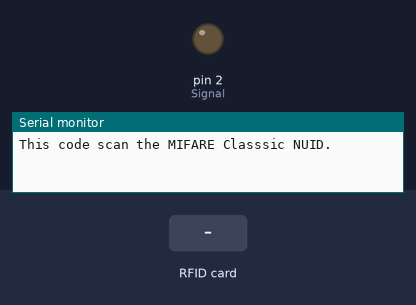
The sketch below on a simulated Arduino Uno, built with avr-gcc and run on an emulated ATmega328P. Parts: output pins drawn as LEDs (lit = HIGH), the last lines printed to the serial monitor. Inputs (shaded band) come from the test bench. Pins used as bus, display or sensor lines are not drawn.

Above: at 1.2 s.
1.3 s: RFID card 5E 7A 19 C4 held to the reader
2.8 s: RFID card 5E 7A 19 C4 held to the reader
At 3.2 s:
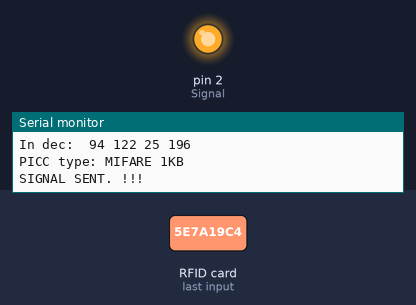
Timing chart, 0 to 5.8 s (numbered marks = the images above; inputs shaded):
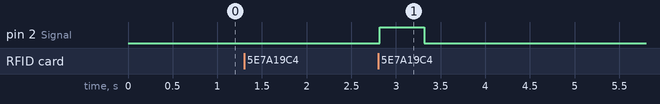

Measured:
- after the input at 2.8 s, pin 2 (Signal): LOW → HIGH at once, → LOW 0.50 s later

The sketch:

RFID-Scanner.ino
```cpp
// (licence header left out)
#include <SPI.h>
#include <MFRC522.h>

#define SS_PIN 10
#define RST_PIN 9

MFRC522 rfid(SS_PIN, RST_PIN); // Instance of the class

// Init array that will store new NUID
byte nuidPICC[4];


// PIN TO SENT SIGNAL TO OTHER ARDUINO
const int Signal = 2;

void setup() {
  Serial.begin(9600);
  SPI.begin(); // Init SPI bus
  rfid.PCD_Init(); // Init MFRC522
  pinMode(Signal, OUTPUT);

  Serial.println(F("This code scan the MIFARE Classsic NUID."));
}

void loop() {
  digitalWrite(Signal, LOW);

  // Reset the loop if no new card present on the sensor/reader. This saves the entire process when idle.
  if ( ! rfid.PICC_IsNewCardPresent())
    return;

  // Verify if the NUID has been readed
  if ( ! rfid.PICC_ReadCardSerial())
    return;

  Serial.print(F("PICC type: "));
  MFRC522::PICC_Type piccType = rfid.PICC_GetType(rfid.uid.sak);
  Serial.println(rfid.PICC_GetTypeName(piccType));

  // Check is the PICC of Classic MIFARE type
  if (piccType != MFRC522::PICC_TYPE_MIFARE_MINI &&
    piccType != MFRC522::PICC_TYPE_MIFARE_1K &&
    piccType != MFRC522::PICC_TYPE_MIFARE_4K) {
    Serial.println(F("Your tag is not of type MIFARE Classic."));
    return;
  }

  if (rfid.uid.uidByte[0] != nuidPICC[0] ||
    rfid.uid.uidByte[1] != nuidPICC[1] ||
    rfid.uid.uidByte[2] != nuidPICC[2] ||
    rfid.uid.uidByte[3] != nuidPICC[3] ) {
    Serial.println(F("A new card has been detected."));

    // Store NUID into nuidPICC array
    for (byte i = 0; i < 4; i++) {
      nuidPICC[i] = rfid.uid.uidByte[i];
    }

    Serial.println(F("The NUID tag is:"));
    Serial.print(F("In hex: "));
    printHex(rfid.uid.uidByte, rfid.uid.size);
    Serial.println();
    Serial.print(F("In dec: "));
    printDec(rfid.uid.uidByte, rfid.uid.size);
    Serial.println();
  }
  else {
    Serial.println(F("SIGNAL SENT. !!!"));

    // SENT SIGNAL TO MAIN ARDUINO
    digitalWrite(Signal, HIGH);
    delay(500);
  }


  // Halt PICC
  rfid.PICC_HaltA();

  // Stop encryption on PCD
  rfid.PCD_StopCrypto1();
}


/**
 * Helper routine to dump a byte array as hex values to Serial.
 */
void printHex(byte *buffer, byte bufferSize) {
  for (byte i = 0; i < bufferSize; i++) {
    Serial.print(buffer[i] < 0x10 ? " 0" : " ");
    Serial.print(buffer[i], HEX);
  }
}

/**
 * Helper routine to dump a byte array as dec values to Serial.
 */
void printDec(byte *buffer, byte bufferSize) {
  for (byte i = 0; i < bufferSize; i++) {
    Serial.print(' ');
    Serial.print(buffer[i], DEC);
  }
}
```
